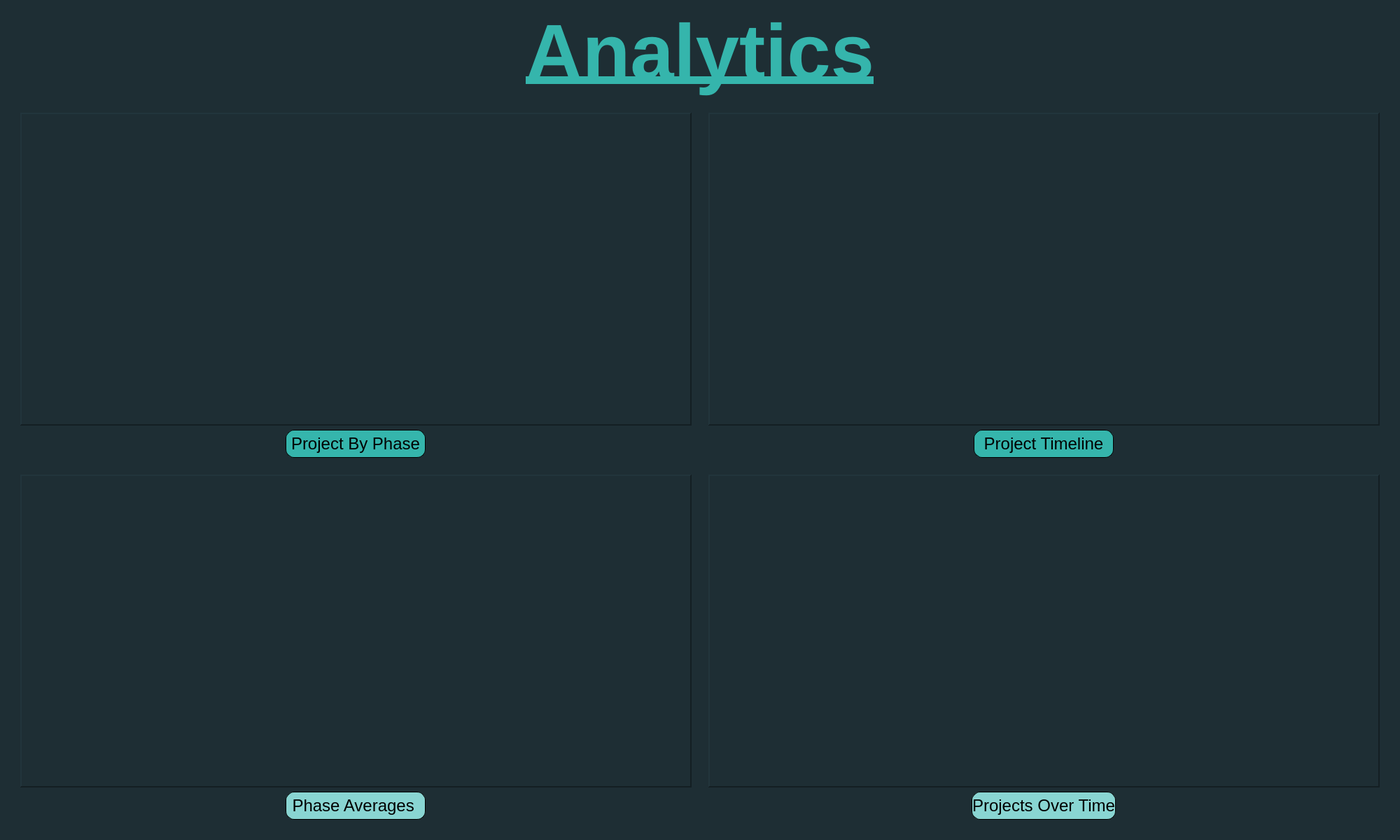
<?xml version="1.0" encoding="UTF-8"?>
<ui version="4.0">
 <class>AnalyticsWindow</class>
 <widget class="QWidget" name="AnalyticsWindow">
  <property name="geometry">
   <rect>
    <x>0</x>
    <y>0</y>
    <width>2000</width>
    <height>1200</height>
   </rect>
  </property>
  <property name="windowTitle">
   <string>Form</string>
  </property>
  <property name="styleSheet">
   <string notr="true">QWidget{
	background-color: #1E2E34;
}</string>
  </property>
  <layout class="QVBoxLayout" name="verticalLayout">
   <item alignment="Qt::AlignmentFlag::AlignHCenter">
    <widget class="QLabel" name="analyticsLabel">
     <property name="sizePolicy">
      <sizepolicy hsizetype="Fixed" vsizetype="Fixed">
       <horstretch>0</horstretch>
       <verstretch>0</verstretch>
      </sizepolicy>
     </property>
     <property name="font">
      <font>
       <pointsize>84</pointsize>
       <bold>true</bold>
       <underline>true</underline>
      </font>
     </property>
     <property name="styleSheet">
      <string notr="true">QLabel{
	color: #35B5AC;
}</string>
     </property>
     <property name="text">
      <string>Analytics</string>
     </property>
    </widget>
   </item>
   <item>
    <widget class="QWidget" name="analyticsQuadWidgets" native="true">
     <property name="sizePolicy">
      <sizepolicy hsizetype="Preferred" vsizetype="Preferred">
       <horstretch>0</horstretch>
       <verstretch>0</verstretch>
      </sizepolicy>
     </property>
     <layout class="QGridLayout" name="gridLayout" rowstretch="0,0">
      <item row="0" column="1">
       <widget class="QWidget" name="analyticsWidget1" native="true">
        <layout class="QVBoxLayout" name="verticalLayout_2">
         <item>
          <widget class="QFrame" name="projectByPhaseFrame">
           <property name="frameShape">
            <enum>QFrame::Shape::Panel</enum>
           </property>
           <property name="frameShadow">
            <enum>QFrame::Shadow::Raised</enum>
           </property>
           <property name="lineWidth">
            <number>2</number>
           </property>
           <property name="midLineWidth">
            <number>1</number>
           </property>
          </widget>
         </item>
         <item alignment="Qt::AlignmentFlag::AlignHCenter">
          <widget class="QPushButton" name="projectByPhaseBtn">
           <property name="sizePolicy">
            <sizepolicy hsizetype="Minimum" vsizetype="Fixed">
             <horstretch>20</horstretch>
             <verstretch>0</verstretch>
            </sizepolicy>
           </property>
           <property name="minimumSize">
            <size>
             <width>200</width>
             <height>40</height>
            </size>
           </property>
           <property name="font">
            <font>
             <pointsize>18</pointsize>
             <bold>false</bold>
            </font>
           </property>
           <property name="styleSheet">
            <string notr="true">QPushButton{
	border-radius: 12px;
	border: 1px solid black;
	background-color: #35B5AC;
	color: black;
}

QPushButton:hover {
	background-color: #2A9089;
}

QPushButton:pressed {
	background-color: #1F6B66;
}</string>
           </property>
           <property name="text">
            <string>Project By Phase</string>
           </property>
          </widget>
         </item>
        </layout>
       </widget>
      </item>
      <item row="0" column="2">
       <widget class="QWidget" name="analyticsWidget2" native="true">
        <layout class="QVBoxLayout" name="verticalLayout_3">
         <item>
          <widget class="QFrame" name="projectOverTimeFrame">
           <property name="frameShape">
            <enum>QFrame::Shape::Panel</enum>
           </property>
           <property name="frameShadow">
            <enum>QFrame::Shadow::Raised</enum>
           </property>
           <property name="lineWidth">
            <number>2</number>
           </property>
           <property name="midLineWidth">
            <number>1</number>
           </property>
          </widget>
         </item>
         <item alignment="Qt::AlignmentFlag::AlignHCenter">
          <widget class="QPushButton" name="projectOverTimeBtn">
           <property name="sizePolicy">
            <sizepolicy hsizetype="Minimum" vsizetype="Fixed">
             <horstretch>20</horstretch>
             <verstretch>0</verstretch>
            </sizepolicy>
           </property>
           <property name="minimumSize">
            <size>
             <width>200</width>
             <height>40</height>
            </size>
           </property>
           <property name="font">
            <font>
             <pointsize>18</pointsize>
            </font>
           </property>
           <property name="styleSheet">
            <string notr="true">QPushButton{
	border-radius: 12px;
	border: 1px solid black;
	background-color: #35B5AC;
	color: black;
}

QPushButton:hover {
	background-color: #2A9089;
}

QPushButton:pressed {
	background-color: #1F6B66;
}</string>
           </property>
           <property name="text">
            <string>Project Timeline</string>
           </property>
          </widget>
         </item>
        </layout>
       </widget>
      </item>
      <item row="1" column="2">
       <widget class="QWidget" name="analyticsWidget4" native="true">
        <layout class="QVBoxLayout" name="verticalLayout_5">
         <item>
          <widget class="QFrame" name="projectsOverTimeFrame">
           <property name="frameShape">
            <enum>QFrame::Shape::Panel</enum>
           </property>
           <property name="frameShadow">
            <enum>QFrame::Shadow::Raised</enum>
           </property>
           <property name="lineWidth">
            <number>2</number>
           </property>
           <property name="midLineWidth">
            <number>1</number>
           </property>
          </widget>
         </item>
         <item alignment="Qt::AlignmentFlag::AlignHCenter">
          <widget class="QPushButton" name="projectsOverTimeBtn">
           <property name="minimumSize">
            <size>
             <width>200</width>
             <height>40</height>
            </size>
           </property>
           <property name="font">
            <font>
             <pointsize>18</pointsize>
            </font>
           </property>
           <property name="styleSheet">
            <string notr="true">QPushButton{
	border-radius: 12px;
	border: 1px solid black;
	background-color: #89D5D2;
	color: black;
}

QPushButton:hover{
	background-color: #6FB5B2;
}

QPushButton:pressed {
	background-color: #5A9695
}</string>
           </property>
           <property name="text">
            <string>Projects Over Time</string>
           </property>
          </widget>
         </item>
        </layout>
       </widget>
      </item>
      <item row="1" column="1">
       <widget class="QWidget" name="analyticsWidget3" native="true">
        <layout class="QVBoxLayout" name="verticalLayout_4">
         <item>
          <widget class="QFrame" name="phaseAveragesFrame">
           <property name="frameShape">
            <enum>QFrame::Shape::Panel</enum>
           </property>
           <property name="frameShadow">
            <enum>QFrame::Shadow::Raised</enum>
           </property>
           <property name="lineWidth">
            <number>2</number>
           </property>
           <property name="midLineWidth">
            <number>1</number>
           </property>
          </widget>
         </item>
         <item alignment="Qt::AlignmentFlag::AlignHCenter">
          <widget class="QPushButton" name="phaseAveragesBtn">
           <property name="sizePolicy">
            <sizepolicy hsizetype="Minimum" vsizetype="Fixed">
             <horstretch>20</horstretch>
             <verstretch>0</verstretch>
            </sizepolicy>
           </property>
           <property name="minimumSize">
            <size>
             <width>200</width>
             <height>40</height>
            </size>
           </property>
           <property name="font">
            <font>
             <pointsize>18</pointsize>
            </font>
           </property>
           <property name="styleSheet">
            <string notr="true">QPushButton{
	border-radius: 12px;
	border: 1px solid black;
	background-color: #89D5D2;
	color: black;
}

QPushButton:hover{
	background-color: #6FB5B2;
}

QPushButton:pressed {
	background-color: #5A9695
}</string>
           </property>
           <property name="text">
            <string>Phase Averages </string>
           </property>
          </widget>
         </item>
        </layout>
       </widget>
      </item>
     </layout>
    </widget>
   </item>
  </layout>
 </widget>
 <resources/>
 <connections/>
</ui>
